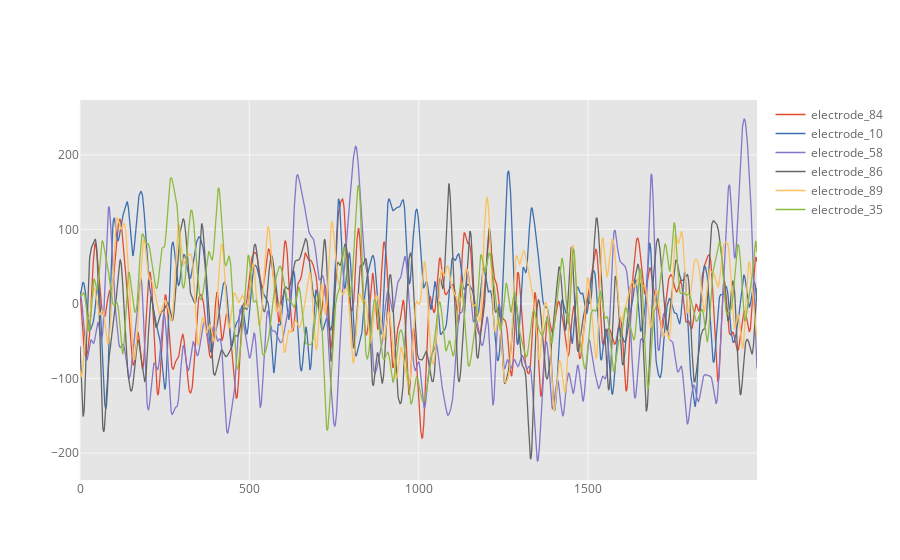

Write notebook code for a chart like this one.
### Code cell
def plot_random_series(df, n_series, start_index, end_index):
    sample = df.sample(n_series, random_state=8)
    sample.T.iloc[start_index:end_index,:].iplot()
    
plot_random_series(df, 6, 0, 2000)

### Figure 1 — Plotly figure (JSON) as saved in the notebook; plotly's stock layout.template omitted (floating-point values rounded to 4 significant figures; data arrays with more than 128 entries replaced by an {"elided": "..."} marker saying what was removed)
{"data": [{"line": {"color": "rgba(226, 74, 51, 1.0)", "dash": "solid", "shape": "linear", "width": 1.3}, "mode": "lines", "name": "electrode_84", "text": "", "type": "scatter", "uid": "605520fa-9c36-416b-a045-4919baa67815", "x": {"elided": "2000 int values"}, "y": {"elided": "2000 float values"}}, {"line": {"color": "rgba(62, 111, 176, 1.0)", "dash": "solid", "shape": "linear", "width": 1.3}, "mode": "lines", "name": "electrode_10", "text": "", "type": "scatter", "uid": "6c4f2823-e350-4713-aa8a-9d42bc1f7481", "x": {"elided": "2000 int values"}, "y": {"elided": "2000 float values"}}, {"line": {"color": "rgba(132, 118, 202, 1.0)", "dash": "solid", "shape": "linear", "width": 1.3}, "mode": "lines", "name": "electrode_58", "text": "", "type": "scatter", "uid": "4fdab9d8-6627-4297-be7a-653719802c2d", "x": {"elided": "2000 int values"}, "y": {"elided": "2000 float values"}}, {"line": {"color": "rgba(101, 101, 101, 1.0)", "dash": "solid", "shape": "linear", "width": 1.3}, "mode": "lines", "name": "electrode_86", "text": "", "type": "scatter", "uid": "34acfc3b-6b55-40b3-89c3-aa61b5c0b225", "x": {"elided": "2000 int values"}, "y": {"elided": "2000 float values"}}, {"line": {"color": "rgba(251, 193, 94, 1.0)", "dash": "solid", "shape": "linear", "width": 1.3}, "mode": "lines", "name": "electrode_89", "text": "", "type": "scatter", "uid": "bdeb828d-0dc9-4791-b265-cbb339d91d49", "x": {"elided": "2000 int values"}, "y": {"elided": "2000 float values"}}, {"line": {"color": "rgba(142, 186, 66, 1.0)", "dash": "solid", "shape": "linear", "width": 1.3}, "mode": "lines", "name": "electrode_35", "text": "", "type": "scatter", "uid": "764c7afb-5c43-4d9f-a479-0bb048788c2f", "x": {"elided": "2000 int values"}, "y": {"elided": "2000 float values"}}], "layout": {"legend": {"bgcolor": "#FFFFFF", "font": {"color": "#666666"}}, "paper_bgcolor": "#FFFFFF", "plot_bgcolor": "#E5E5E5", "title": {"font": {"color": "#151516"}}, "xaxis": {"gridcolor": "#F6F6F6", "showgrid": true, "tickfont": {"color": "#666666"}, "title": {"font": {"color": "#666666"}, "text": ""}, "zerolinecolor": "#F6F6F6"}, "yaxis": {"gridcolor": "#F6F6F6", "showgrid": true, "tickfont": {"color": "#666666"}, "title": {"font": {"color": "#666666"}, "text": ""}, "zerolinecolor": "#F6F6F6"}}}
